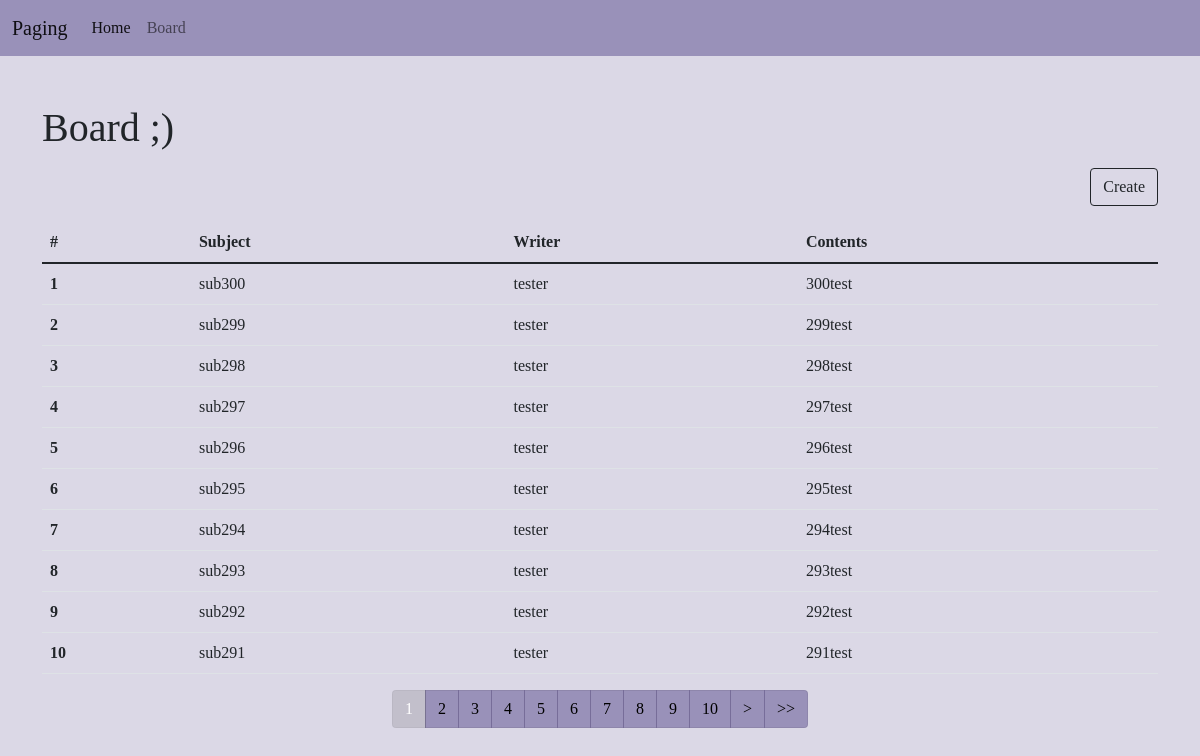
/board/, run on the app's committed database.
### board/models.py (models this page shows, shortened)
class Board(models.Model):
    subject = models.CharField(max_length=100)
    writer = models.CharField(max_length=50)
    contents = models.TextField()
    impo = models.BooleanField(default=False)
    bdate = DateTimeField()
    def summary(self):
        if len(self.contents) > 30:
            return self.contents[:30] + "..."
        return self.contents

### board/views.py (the view)
# urls.py: path('', views.index, name="index")
def index(request):
    page = request.GET.get('page', 1)
    b = Board.objects.all().order_by('-bdate')
    pag = Paginator(b, 10)
    obj = pag.get_page(page)
    context = {
        "blist" : obj,
    }
    return render(request, "board/index.html", context)

### template/board/index.html (shortened to what this page needs)
{% extends 'base.html' %}
{% block content %}
{% load mathfilters %}
<div class="container my-5">
    <div class="my-3">
        <h1>Board ;)</h1>
    </div>
    <div class="text-end">
        <button class="btn btn-outline-dark">Create</button>
    </div>
    <table class="table table-hover my-3">
        <thead>
        <tr>
            <th scope="col">#</th>
            <th scope="col">Subject</th>
            <th scope="col">Writer</th>
            <th scope="col">Contents</th>
        </tr>
        </thead>
        <tbody>
            {% for i in blist %}
            <tr>
                <th scope="row">{{forloop.counter}}</th>
                <td>{{ i.subject }}</td>
                <td>{{ i.writer}}</td>
                <td>{{ i.summary }}</td>
            </tr>
            {% endfor %}
        </tbody>
    </table>
    <nav aria-label="Page navigation example">
        <ul class="pagination justify-content-center">
            {% for i in blist.paginator.page_range %}
                {% if i >= blist.number|sub:1|intdiv:10|mul:10|add:1 and i <= blist.number|sub:1|intdiv:10|add:1|mul:10 %}
                    <li class="page-item {% if i == blist.number %}active{% endif %}">
                        <a class="page-link" href="{% url 'board:index' %}?page={{i}}">{{ i }}</a>
                    </li>
                {% endif %}
            {% endfor %}
            {% if blist.has_next %}
            <li class="page-item">
                <a class="page-link" href="{% url 'board:index' %}?page={{blist.next_page_number}}" aria-label="Next"> > </a>
            </li>
            <li class="page-item">
                <a class="page-link" href="{% url 'board:index' %}?page={{blist.paginator.num_pages}}" aria-label="Next"> >> </a>
            </li>
            {% endif %}
        </ul>
    </nav>
</div>
{% endblock %}

### template/base.html (shortened to what this page needs)
<!doctype html>
<html lang="en">
  <head>
    <link href="https://cdn.jsdelivr.net/npm/bootstrap@5.1.3/dist/css/bootstrap.min.css" rel="stylesheet">
  </head>
  <body style="background:rgba(122, 112, 164, 0.272);">
        <nav class="navbar navbar-expand-lg navbar-light" style="background-color: rgba(122, 112, 164, 0.673);">
            <div class="container-fluid">
            <a class="navbar-brand" href="#">Paging</a>
            <div class="collapse navbar-collapse" id="navbarSupportedContent">
                <ul class="navbar-nav me-auto mb-2 mb-lg-0">
                <li class="nav-item">
                    <a class="nav-link active" aria-current="page" href="#">Home</a>
                </li>
                <li class="nav-item">
                    <a class="nav-link" href="#">Board</a>
                </li>
                </ul>
            </div>
            </div>
        </nav>
    {% block content %}
    {% endblock %}
  </body>
</html>

### template/base.html (style rules this page uses)
body { font-family: consolas; }

### template/board/index.html (style rules this page uses)
.page-link { color:black; background-color: rgba(122, 112, 164, 0.673); border: 1px solid rgba(0, 0, 0, 0.074); }
.page-item.active .page-link { background-color: rgba(0, 0, 0, 0.115); border:1px solid rgba(0, 0, 0, 0.04); }

### data on the page
Board: subject "sub300", writer "tester", summary "300test"
Board: subject "sub299", writer "tester", summary "299test"
Board: subject "sub298", writer "tester", summary "298test"
Board: subject "sub297", writer "tester", summary "297test"
Board: subject "sub296", writer "tester", summary "296test"
Board: subject "sub295", writer "tester", summary "295test"
Board: subject "sub294", writer "tester", summary "294test"
Board: subject "sub293", writer "tester", summary "293test"
Board: subject "sub292", writer "tester", summary "292test"
Board: subject "sub291", writer "tester", summary "291test"

### other printed values
{{ i }} "1" "2" "3" "4" "5" "6" "7" "8" "9" "10"
